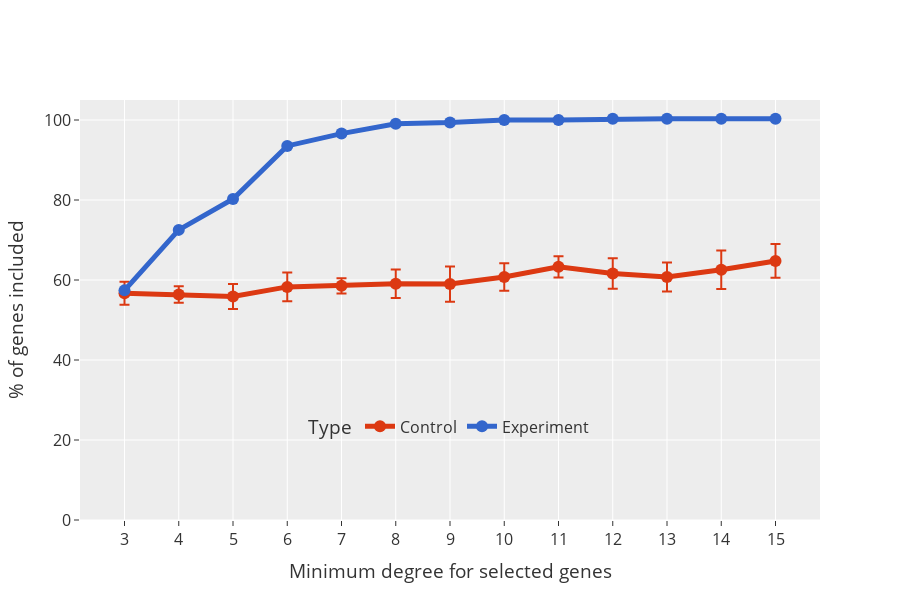

The notebook cell this image was saved under:
### Code cell
fig = px.line(
    comb_chgs,
    x="TF_edges",
    y="Prct_mean",
    error_y="Prct_std",
    color="Type",
    color_discrete_map=color_map,
    markers=True,
    title="% TF used in calculating the MEV",
    height=600,
)
fig.update_layout(
    legend=dict(
        orientation="h",
        # title="Type",
        yanchor="bottom",
        y=0.18,
        xanchor="center",
        x=0.5,
        bgcolor="rgba(0,0,0,0)",
        font=dict(size=16),
    ),
    title="",
    template="ggplot2",  # "ggplot2", "plotly_white"
    paper_bgcolor="rgba(0,0,0,0)",
    # plot_bgcolor="rgba(0,0,0,0)",
    xaxis=dict(
        tickfont=dict(size=16),
        title_font=dict(
            size=16,
        ),
        title="Minimum degree for selected genes",
    ),
    yaxis=dict(
        tickfont=dict(size=16),
        title_font=dict(
            size=16,
        ),
        title="% of genes included",
        range=[0, 105],
    ),
    font=dict(size=16),
)
# fig = fig.update_yaxes(title_text="% of genes included", range=[0, 105], tickfont=dict(size=14), title_font=dict(size=16))
fig.update_traces(line_width=5, marker_size=12, error_y=dict(width=5))
save_fig(name="ctrls_min_dig_mev", fig=fig, base_path=figures_path, width=1200, height=600)
fig.show()

### Figure 1 — Plotly figure (JSON) as saved in the notebook; plotly's stock layout.template omitted (floating-point values rounded to 4 significant figures)
{"data": [{"error_y": {"array": [2.873, 2.078, 3.122, 3.578, 1.903, 3.55, 4.395, 3.433, 2.653, 3.814, 3.627, 4.799, 4.221], "width": 5}, "hovertemplate": "Type=Control<br>TF_edges=%{x}<br>Prct_mean=%{y}<extra></extra>", "legendgroup": "Control", "line": {"color": "#DC3912", "dash": "solid", "width": 5}, "marker": {"size": 12, "symbol": "circle"}, "mode": "lines+markers", "name": "Control", "orientation": "v", "showlegend": true, "type": "scatter", "x": ["3", "4", "5", "6", "7", "8", "9", "10", "11", "12", "13", "14", "15"], "xaxis": "x", "y": [56.7, 56.39, 55.9, 58.27, 58.55, 59.07, 58.98, 60.74, 63.3, 61.64, 60.77, 62.56, 64.75], "yaxis": "y"}, {"error_y": {"array": [0, 0, 0, 0, 0, 0, 0, 0, 0, 0, 0, 0, 0], "width": 5}, "hovertemplate": "Type=Experiment<br>TF_edges=%{x}<br>Prct_mean=%{y}<extra></extra>", "legendgroup": "Experiment", "line": {"color": "#3366CC", "dash": "solid", "width": 5}, "marker": {"size": 12, "symbol": "circle"}, "mode": "lines+markers", "name": "Experiment", "orientation": "v", "showlegend": true, "type": "scatter", "x": ["3", "4", "5", "6", "7", "8", "9", "10", "11", "12", "13", "14", "15"], "xaxis": "x", "y": [57.41, 72.53, 80.25, 93.52, 96.6, 99.07, 99.38, 100, 100, 100.3, 100.3, 100.3, 100.3], "yaxis": "y"}], "layout": {"font": {"size": 16}, "height": 600, "legend": {"bgcolor": "rgba(0,0,0,0)", "font": {"size": 16}, "orientation": "h", "title": {"text": "Type"}, "tracegroupgap": 0, "x": 0.5, "xanchor": "center", "y": 0.18, "yanchor": "bottom"}, "paper_bgcolor": "rgba(0,0,0,0)", "title": {"text": ""}, "xaxis": {"anchor": "y", "domain": [0, 1], "tickfont": {"size": 16}, "title": {"text": "Minimum degree for selected genes"}}, "yaxis": {"anchor": "x", "domain": [0, 1], "range": [0, 105], "tickfont": {"size": 16}, "title": {"text": "% of genes included"}}}}
